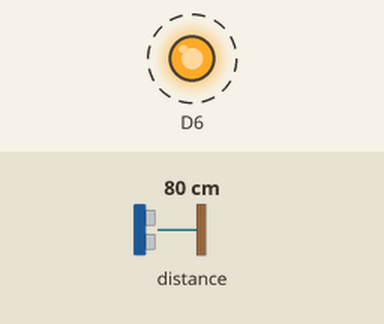
Bench run of a sketch on a simulated ESP8266 (NodeMCU). On the bench: output pins drawn as LEDs (lit = HIGH). Wiring (inferred from the names in the program): ultrasonic range finder: trigger D7; echo D3. Dashed ring = blinking. The inputs (shaded band) are chosen by the test bench; at power-on: distance to the obstacle 80 cm. The echo pulse lasts 58.3 µs per cm; WiFi joins after 1.5 s; servers stay silent unless stated; pins used as bus, display or sensor lines are not drawn; what the sketch prints to the serial monitor is not drawn.

Above: at 2.3 s.
Timing chart, 0 to 4.8 s (numbered marks = the images above):
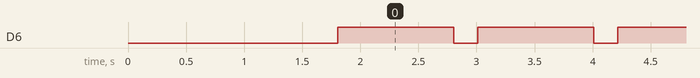

Measured:
- by itself, D6: alternates HIGH for 1.0 s and LOW for 0.21 s

The sketch:

WifiDemo2.ino
```cpp
/*************************************************************

  This is a simple demo of sending and receiving some data.
  Be sure to check out other examples!
 *************************************************************/

/* Fill-in information from Blynk Device Info here */
#define BLYNK_TEMPLATE_ID           "TMPL3WNKtAB24"
#define BLYNK_TEMPLATE_NAME         "Quickstart Template"
#define BLYNK_AUTH_TOKEN            "IVKWmLPC2UrwSm9jpPu9OwVL3FEEiXLc"

/* Comment this out to disable prints and save space */
#define BLYNK_PRINT Serial


#include <ESP8266WiFi.h>
#include <BlynkSimpleEsp8266.h>

// Your WiFi credentials.
// Set password to "" for open networks.
char ssid[] = "Krish's iPhone";
char pass[] = "krish173";

BlynkTimer timer;

// This function is called every time the Virtual Pin 0 state changes
BLYNK_WRITE(V0)
{
  // Set incoming value from pin V0 to a variable
  int value = param.asInt();
  digitalWrite(D6,value); // or pin 2
  // Update state
  Blynk.virtualWrite(V1, value);
}

// This function is called every time the device is connected to the Blynk.Cloud
BLYNK_CONNECTED()
{
  // Change Web Link Button message to "Congratulations!"
  Blynk.setProperty(V3, "offImageUrl", "https://static-image.nyc3.cdn.digitaloceanspaces.com/general/fte/congratulations.png");
  Blynk.setProperty(V3, "onImageUrl",  "https://static-image.nyc3.cdn.digitaloceanspaces.com/general/fte/congratulations_pressed.png");
  Blynk.setProperty(V3, "url", "https://docs.blynk.io/en/getting-started/what-do-i-need-to-blynk/how-quickstart-device-was-made");
}

// This function sends Arduino's uptime every second to Virtual Pin 2.
void myTimerEvent()
{
  // You can send any value at any time.
  // Please don't send more that 10 values per second.
  Blynk.virtualWrite(V2, millis() / 1000);
}

#define Trig D7
#define Echo D3
#define Speed .0343

void setup()
{
  // Debug console
  pinMode(Trig, OUTPUT);
  pinMode(Echo, INPUT);
  pinMode(D6,OUTPUT);
  Serial.begin(9600);

  Blynk.begin(BLYNK_AUTH_TOKEN, ssid, pass);
  // You can also specify server:
  //Blynk.begin(BLYNK_AUTH_TOKEN, ssid, pass, "blynk.cloud", 80);
  //Blynk.begin(BLYNK_AUTH_TOKEN, ssid, pass, IPAddress(192,168,1,100), 8080);

  // Setup a function to be called every second
  timer.setInterval(1000L, myTimerEvent);
}

void loop()
{
    digitalWrite(D6,HIGH);
    delay(1000);
    digitalWrite(D6,LOW);
    digitalWrite(Trig, LOW);
  //delay(1000); // Wait for 1000 millisecond(s)
  delayMicroseconds(5);
  digitalWrite(Trig,HIGH);
  delayMicroseconds(10);
  digitalWrite(Trig, LOW);
  //delay(1000); // Wait for 1000 millisecond(s)

  long int duration = pulseIn(Echo,HIGH); // when triger call echo is high
  Serial.println(duration);

  float distance = Speed * duration/2;
  Serial.println("distance(cm) : ");
  Serial.println(distance);
  delay(200);

  Blynk.run();
  timer.run();
  // You can inject your own code or combine it with other sketches.
  // Check other examples on how to communicate with Blynk. Remember
  // to avoid delay() function!
}
```
